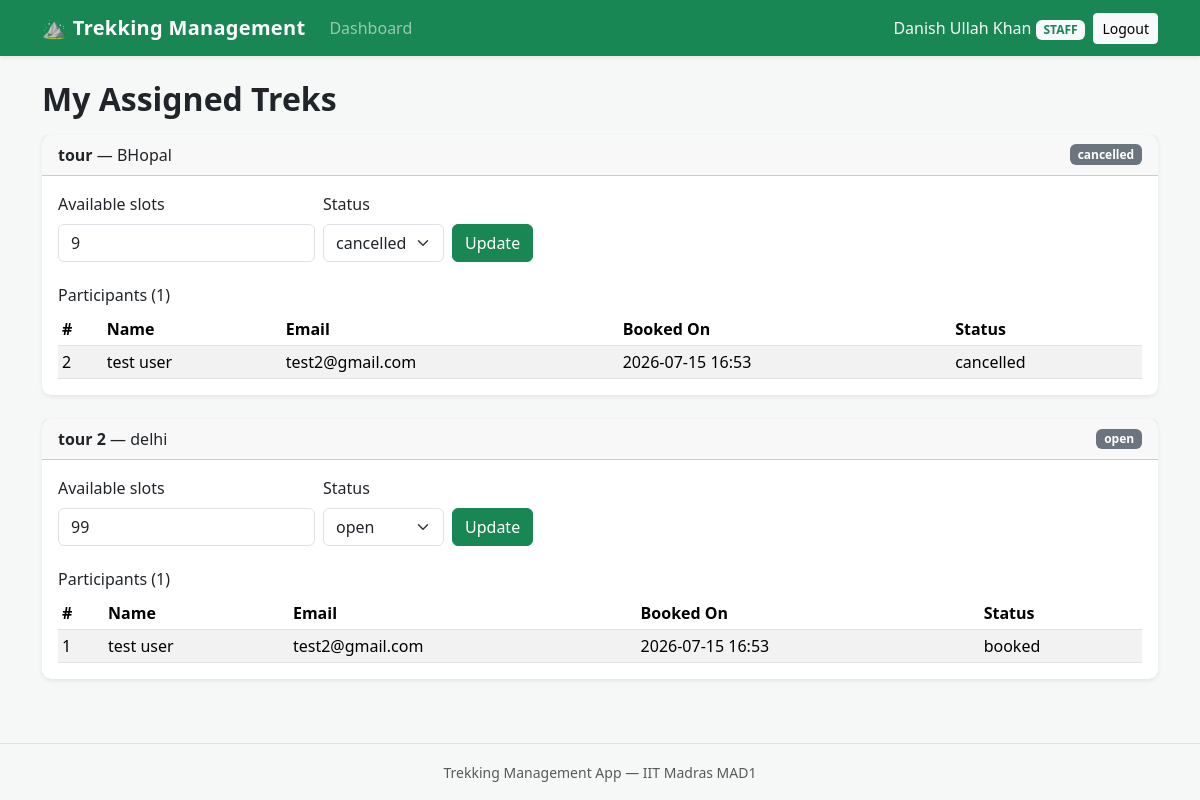
Screenshot of /staff/dashboard (signed in) with the database file from the repository.
### models/user.py (models this page shows, shortened)
class User(UserMixin, db.Model):
    __tablename__ = "users"
    id = db.Column(db.Integer, primary_key=True)
    name = db.Column(db.String(80), nullable=False)
    email = db.Column(db.String(120), unique=True, nullable=False)
    password_hash = db.Column(db.String(255), nullable=False)
    role = db.Column(db.String(20), nullable=False, default="user")
    approved = db.Column(db.Boolean, nullable=False, default=False)
    blacklisted = db.Column(db.Boolean, nullable=False, default=False)
    bookings = db.relationship("Booking", backref="user", lazy=True)

### models/trek.py (models this page shows, shortened)
class Trek(db.Model):
    __tablename__ = "treks"
    id = db.Column(db.Integer, primary_key=True)
    name = db.Column(db.String(120), nullable=False)
    location = db.Column(db.String(120), nullable=False)
    difficulty = db.Column(db.String(20), nullable=True)
    duration = db.Column(db.Integer, nullable=False, default=1)
    available_slots = db.Column(db.Integer, nullable=False, default=0)
    status = db.Column(db.String(20), nullable=False, default="open")
    start_date = db.Column(db.Date, nullable=True)
    end_date = db.Column(db.Date, nullable=True)
    description = db.Column(db.Text, nullable=True)
    staff_id = db.Column(db.Integer, db.ForeignKey("users.id"), nullable=True)
    staff = db.relationship("User", backref="assigned_treks")
    bookings = db.relationship("Booking", backref="trek", lazy=True)

### models/booking.py (models this page shows, shortened)
class Booking(db.Model):
    __tablename__ = "bookings"
    id = db.Column(db.Integer, primary_key=True)
    user_id = db.Column(db.Integer, db.ForeignKey("users.id"), nullable=False)
    trek_id = db.Column(db.Integer, db.ForeignKey("treks.id"), nullable=False)
    booking_date = db.Column(db.DateTime, nullable=False, default=datetime.utcnow)
    status = db.Column(db.String(20), nullable=False, default="booked")

### routes/staff.py (the view)
@staff_bp.route("/dashboard")
@approved_staff_required
def dashboard():
    treks = Trek.query.filter_by(staff_id=current_user.id).all()
    return render_template("staff/dashboard.html", treks=treks)

### models/user.py (called while the page is built)
@login_manager.user_loader
def load_user(user_id):
    return User.query.get(int(user_id))

### routes/staff.py (called while the page is built)
def approved_staff_required(view):
    @wraps(view)
    @login_required
    def wrapped(*args, **kwargs):
        if current_user.role != "staff":
            abort(403)
        if not current_user.approved:
            return redirect(url_for("auth.pending"))
        return view(*args, **kwargs)
    return wrapped

### templates/staff/dashboard.html (shortened to what this page needs)
{% extends "base.html" %}
{% block content %}
<h2 class="mb-3">My Assigned Treks</h2>
{% if treks %}
    {% for trek in treks %}
    <div class="card shadow-sm mb-4">
        <div class="card-header d-flex justify-content-between align-items-center">
            <span>
                <strong>{{ trek.name }}</strong> &mdash; {{ trek.location }}
            </span>
            <span class="badge bg-secondary">{{ trek.status }}</span>
        </div>
        <div class="card-body">
            <form method="POST"
                  action="{{ url_for('staff.update_trek', trek_id=trek.id) }}"
                  class="row g-2 align-items-end mb-4">
                <div class="col-auto">
                    <label class="form-label">Available slots</label>
                    <input type="number" min="0" name="available_slots"
                           class="form-control"
                           value="{{ trek.available_slots }}">
                </div>
                <div class="col-auto">
                    <label class="form-label">Status</label>
                    <select name="status" class="form-select">
                        {% for s in ['open', 'closed', 'cancelled'] %}
                        <option value="{{ s }}"
                                {{ 'selected' if trek.status == s else '' }}>
                            {{ s }}
                        </option>
                        {% endfor %}
                    </select>
                </div>
                <div class="col-auto">
                    <button type="submit" class="btn btn-success">
                        Update
                    </button>
                </div>
            </form>
            <h6>Participants ({{ trek.bookings | length }})</h6>
            {% if trek.bookings %}
            <div class="table-responsive">
                <table class="table table-sm table-striped mb-0">
                    <thead>
                        <tr>
                            <th>#</th>
                            <th>Name</th>
                            <th>Email</th>
                            <th>Booked On</th>
                            <th>Status</th>
                        </tr>
                    </thead>
                    <tbody>
                        {% for booking in trek.bookings %}
                        <tr>
                            <td>{{ booking.id }}</td>
                            <td>{{ booking.user.name }}</td>
                            <td>{{ booking.user.email }}</td>
                            <td>{{ booking.booking_date.strftime('%Y-%m-%d %H:%M') }}</td>
                            <td>{{ booking.status }}</td>
                        </tr>
                        {% endfor %}
                    </tbody>
                </table>
            </div>
            {% else %}
            <p class="text-muted mb-0">No participants have booked yet.</p>
            {% endif %}
        </div>
    </div>
    {% endfor %}
{% else %}
<p class="text-muted">You have no treks assigned to you yet.</p>
{% endif %}
{% endblock %}

### templates/base.html (shortened to what this page needs)
<!DOCTYPE html>
<html lang="en">
<head>
    <link
        href="https://cdn.jsdelivr.net/npm/bootstrap@5.3.3/dist/css/bootstrap.min.css"
        rel="stylesheet">
    <link rel="stylesheet"
          href="{{ url_for('static', filename='style.css') }}">
</head>
<body>
    <nav class="navbar navbar-expand-lg navbar-dark bg-success shadow-sm">
        <div class="container">
            <a class="navbar-brand fw-bold" href="{{ url_for('user.home') }}">
                &#9968; Trekking Management
            </a>
            <div class="collapse navbar-collapse" id="mainNav">
                <ul class="navbar-nav me-auto mb-2 mb-lg-0">
                    {% if current_user.is_authenticated %}
                        {% if current_user.role == 'user' %}
                            <li class="nav-item">
                                <a class="nav-link" href="{{ url_for('user.home') }}">
                                    Browse Treks
                                </a>
                            </li>
                            <li class="nav-item">
                                <a class="nav-link"
                                   href="{{ url_for('user.dashboard') }}">
                                    My Bookings
                                </a>
                            </li>
                        {% elif current_user.role == 'staff' and current_user.approved %}
                            <li class="nav-item">
                                <a class="nav-link"
                                   href="{{ url_for('staff.dashboard') }}">
                                    Dashboard
                                </a>
                            </li>
                        {% endif %}
                    {% endif %}
                </ul>
                <div class="d-flex align-items-lg-center flex-column flex-lg-row gap-2">
                    {% if current_user.is_authenticated %}
                        <span class="navbar-text text-light">
                            {{ current_user.name }}
                            <span class="badge bg-light text-success text-uppercase">
                                {{ current_user.role }}
                            </span>
                        </span>
                        <a class="btn btn-light btn-sm"
                           href="{{ url_for('auth.logout') }}">Logout</a>
                    {% else %}
                        <a class="btn btn-outline-light btn-sm"
                           href="{{ url_for('auth.login') }}">Login</a>
                        <a class="btn btn-light btn-sm"
                           href="{{ url_for('auth.register') }}">Register</a>
                    {% endif %}
                </div>
            </div>
        </div>
    </nav>
    <main class="container py-4">
        {% block content %}{% endblock %}
    </main>
    <footer class="border-top mt-auto py-3">
        <div class="container text-center text-muted">
            <small>Trekking Management App &mdash; IIT Madras MAD1</small>
        </div>
    </footer>
</body>
</html>

### static/style.css (style rules this page uses)
body { min-height: 100vh; display: flex; flex-direction: column; background-color: #f6f8f7; }
main { flex: 1; }
.navbar-brand { letter-spacing: 0.3px; }
.card { border: none; border-radius: 0.6rem; }
.card.shadow-sm { transition: box-shadow 0.15s ease-in-out, transform 0.15s ease-in-out; }
.table > :not(caption) > * > * { vertical-align: middle; }
h2 { font-weight: 600; }

### rows the page displays
User: name "Danish Ullah Khan", role "STAFF"
Trek: name "tour", location "BHopal", status "cancelled", available_slots "9", bookings|length "1"
Booking: id "2", user.name "test user", user.email "test2@gmail.com", booking_date "2026-07-15 16:53", status "cancelled"
Trek: name "tour 2", location "delhi", status "open", available_slots "99", bookings|length "1"
Booking: id "1", user.name "test user", user.email "test2@gmail.com", booking_date "2026-07-15 16:53", status "booked"

### other values shown
form field status "cancelled"
form field status "open"
